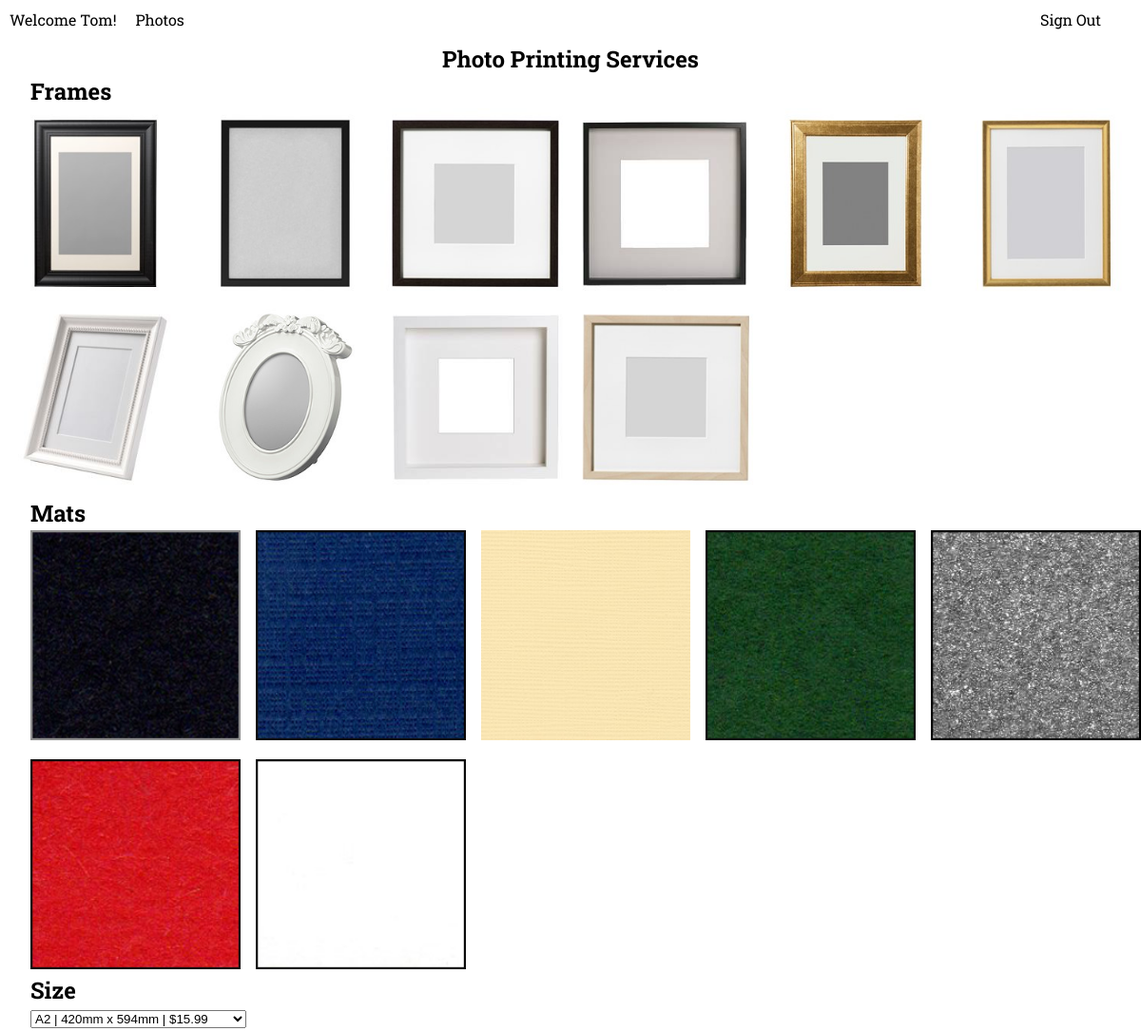
The page /services.php (signed in) on the database its author committed.
### tables this page shows
CREATE TABLE frames (
  frame_name      VARCHAR(30) NOT NULL, 
  id			int not null AUTO_INCREMENT,
  image_file_name	VARCHAR(30) NOT NULL,
  price DECIMAL(4,2) NOT NULL,
  CONSTRAINT pk_frame PRIMARY KEY (id)
);

CREATE TABLE mats (
  mat_name      VARCHAR(30) NOT NULL, 
  id			int not null AUTO_INCREMENT,
  image_file_name	VARCHAR(30) NOT NULL,
  price DECIMAL(4,2) NOT NULL,
  CONSTRAINT pk_mat PRIMARY KEY (id)
);

### services.php (the view, shortened to what this page needs)
<?php
$host = "localhost";
$user = "Solon";
$pass = "speakeasy";
$db = "event_photo";
$con=mysqli_connect($host,$user,$pass,$db);
$frames_sql = "SELECT * FROM frames;";
$frames_result = mysqli_query($con, $frames_sql);
$mats_sql = "SELECT * FROM mats;";
$mats_result = mysqli_query($con, $mats_sql);
$sizes_sql = "SELECT * FROM sizes;";
$sizes_result = mysqli_query($con, $sizes_sql);
?>
<!DOCTYPE html>
<html lang="en">
<head>
    <link rel="stylesheet" type="text/css" href="css/services.css" />
</head>
<body>
    <div class="wrapper">
        <div class="header">
        <div id="navbar">
            <div class = "user-welcome">
                <?php echo "Welcome ".ucfirst($_SESSION['sess_username'])."!" ?>
            </div>
            <div class = "navbar-item">
                <a href=photos.php>Photos</a>
            </div>
            <div class = "navbar-item sign-out">
                <a href=login.html>Sign Out</a>
            </div>
        </div>
        </div>
        <section class="section-background"></section>
        <div class="content">
            <section class="page-title">
                <h1>Photo Printing Services</h1>
            </section>
            <section class="product-section-title">
                <h1>Frames</h1>
            </section>
            <section class="frame">
                <?php
                    while($row = mysqli_fetch_array($frames_result)){
                        echo "<article class='product-image'>";
                        echo "<figure>";
                        echo "<img src='resources/frames/".$row['image_file_name'].".jpg"."' alt='Frame Image' title='".$row['frame_name']."'"."data-value=".$row["id"].">";
                        echo "</figure>";
                        echo "</article>";
                    }
                ?>
            </section>
            <section class="product-section-title">
                <h1>Mats</h1>
            </section>
            <section class="mat">
                <?php
                    while($row = mysqli_fetch_array($mats_result)){
                        echo "<article class='product-image'>";
                        echo "<figure>";
                        echo "<img src='resources/mats/".$row['image_file_name'].".jpg"."' alt='Mat Image' title='".$row['mat_name']."'"."data-value=".$row["id"].">";
                        echo "</figure>";
                        echo "</article>";
                    }
                ?>
            </section>
            <section class="product-section-title">
                <h1>Size</h1>
            </section>
            <section class="size">
                <select name="size">
                    <optgroup label = "Size | Dimension | Price">
                        <?php
                            while($row = mysqli_fetch_array($sizes_result)){
                                echo "<option ". "value=".$row["size"].">".$row["size"]." | ".$row["dimensions"]." | "."$".$row["price"]."</option>";
                            }
                        ?>
                    </optgroup>
                </select>
            </section>
        </div>
    </div>
</body>
</html>

### css/services.css (style rules this page uses)
html, body { padding: 0; margin: 0; font-family: 'Roboto Slab', sans-serif; }
h1 { margin: 2px auto; }
.wrapper { display: grid; grid-template-columns: 1fr auto 1fr; grid-template-rows: auto 1fr auto; grid-gap: 3px; grid-template-areas: "h h h" "c c c"; }
.header { grid-area: h; filter: blur(0px); border-radius: 0px 0px 0px 0px; }
.content { grid-area: c; }
.section-background { content: ' '; z-index: -10; height: 100%; width: 100%; position: absolute; top: 0px; left: 0px; filter: blur(7px); }
#navbar div { display: inline-block; padding: 10px; font-weight: normal; transition: .5s; }
.navbar-item a:link { text-decoration: none; color: rgb(0, 0, 0); }
.sign-out { float: right; margin-right: 2em; }
.user-welcome { float: left; }
.page-title { text-align: center; }
.frame { display: grid; grid-template-columns: repeat(auto-fill, minmax(200px, 1fr)); grid-auto-rows: 5px, minmax(200px, auto); grid-gap: 0em; }
.mat { display: grid; grid-template-columns: repeat(auto-fill, minmax(200px, 1fr)); grid-auto-rows: minmax(200px, auto); grid-gap: 1em; padding-left: 2em; }
.product-image figure { position: relative; overflow: hidden; margin: 0; padding: 0% 0; cursor: pointer; }
.product-image figure::before { display: block; position: absolute; top: 0; left: 0; width: 100%; height: 100%; content: ''; }
.product-image img { width: 100%; height: 100%; object-fit: cover; mix-blend-mode: multiply; transition: all 0.3s ease-in-out; }
.product-section-title { margin-left: 2em; }
.size { margin-left: 2em; }

### rows shown on the page
frames: image_file_name (picture)
frames: image_file_name (picture)
frames: image_file_name (picture)
frames: image_file_name (picture)
frames: image_file_name (picture)
frames: image_file_name (picture)
frames: image_file_name (picture)
frames: image_file_name (picture)
frames: image_file_name (picture)
frames: image_file_name (picture)
mats: image_file_name (picture)
mats: image_file_name (picture)
mats: image_file_name (picture)
mats: image_file_name (picture)
mats: image_file_name (picture)
mats: shows a picture
mats: image_file_name (picture)

### other values the page prints
$_SESSION['sess_username'] "Tom"
form field size "A2 | 420mm x 594mm | $15.99"
